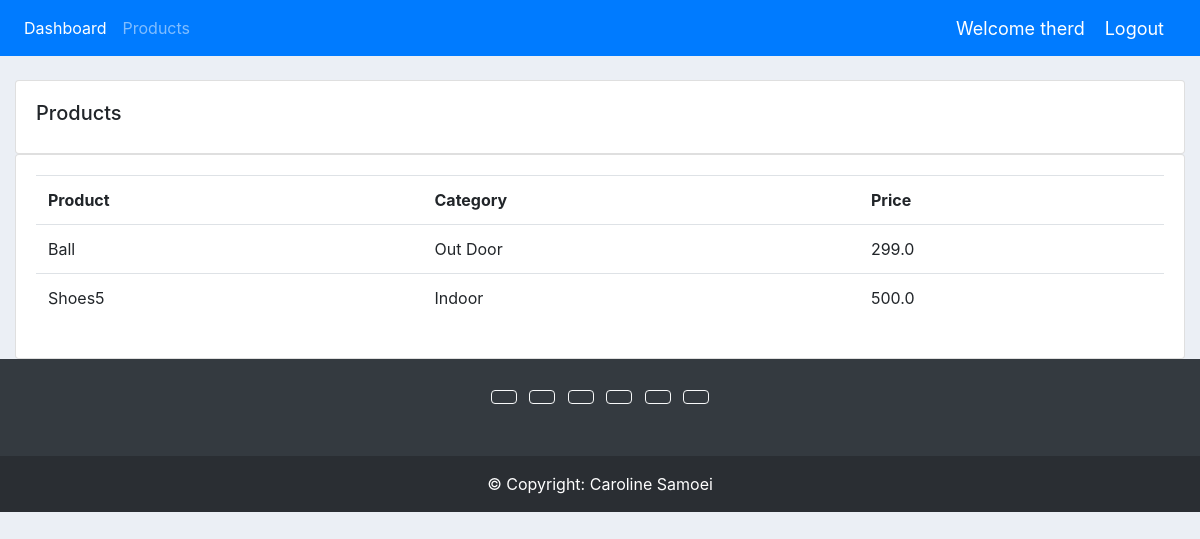
The page /products/ (signed in) on the database as committed earlier.
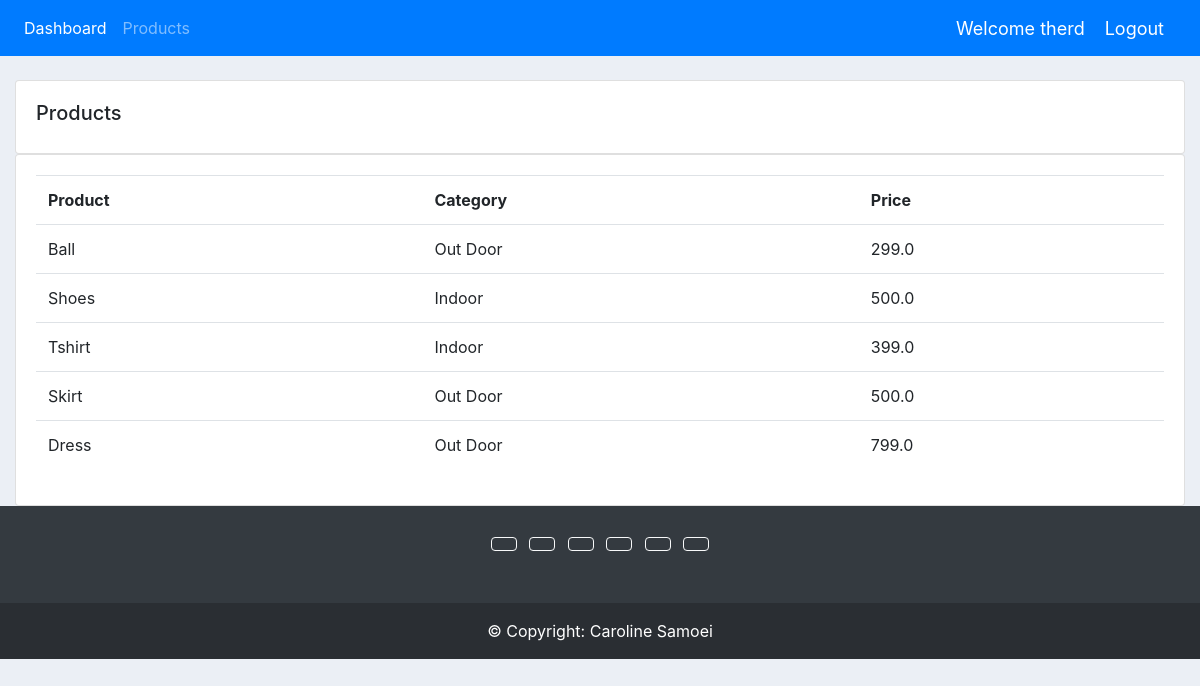
The same page on the database as committed later.
### accounts/models.py (models this page shows, shortened)
class Product(models.Model):
	CATEGORY = (
			('Indoor', 'Indoor'),
			('Out Door', 'Out Door'),
			)
	name = models.CharField(max_length=200, null=True)
	price = models.FloatField(null=True)
	category = models.CharField(max_length=200, null=True, choices=CATEGORY)
	description = models.CharField(max_length=200, null=True, blank=True)
	date_created = models.DateTimeField(auto_now_add=True, null=True)
	tags = models.ManyToManyField(Tag)

### accounts/decorators.py (the view)
		def wrapper_func(request, *args, **kwargs):
			group = None
			if request.user.groups.exists():
				group = request.user.groups.all()[0].name
			if group in allowed_roles:
				return view_func(request, *args, **kwargs)
			else:
				 return redirect('user-page')

### accounts/views.py (called while the page is built)
@login_required(login_url='login')
@allowed_users(allowed_roles=['admin'])
def products(request):
	products = Product.objects.all()
	return render(request, 'accounts/products.html', {'products':products})

### accounts/templates/accounts/products.html
{%  extends 'accounts/main.html' %}
{% block content %}
		<br>
		<div class="row">
			<div class="col-md">
				<div class="card card-body">
					<h5>Products</h5>
				</div>
				<div class="card card-body">
					<table class="table">
						<tr>
							<th>Product</th>
							<th>Category</th>
							<th>Price</th>
						</tr>
						{% for i in products %}
							<tr>
								<td>{{i.name}}</td>
								<td>{{i.category}}</td>
								<td>{{i.price}}</td>
							</tr>
						{% endfor %}
					</table>
				</div>
			</div>
		</div>
{% endblock content %}

Rows that differ between the two databases and show on the page:
changed Product: name "Shoes5" → "Shoes"
added Product: name "Tshirt", category "Indoor", price "399.0"
added Product: name "Skirt", category "Out Door", price "500.0"
added Product: name "Dress", category "Out Door", price "799.0"
